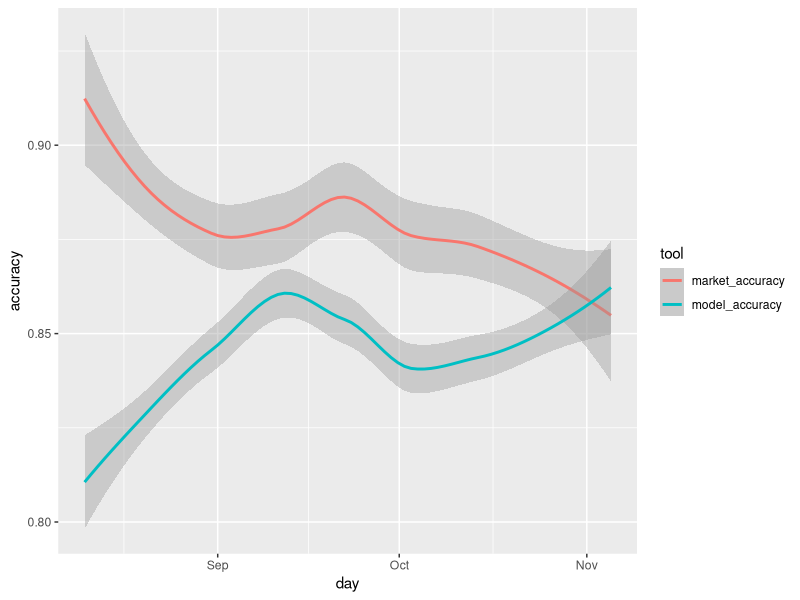

Write the R code that produced this figure.
library(tidyverse)
election_results <- read_csv("./data/election_results.csv")
joined <-
  read_csv("./data/joined.csv") %>%
  mutate(party = recode(party, "I" = "D"))

# market over time --------------------------------------------------------

model_correct <- function(data, day) {
  guess <-
    data %>%
    left_join(election_results, by = "code") %>%
    filter(date == day) %>%
    filter(party == "D") %>%
    mutate(guess = if_else(condition = voteshare > 0.5,
                           true = "D",
                           false = "R")) %>%
    mutate(correct = guess == winner) %>%
    select(code, prob, voteshare, dem, guess, winner) %>%
    rename(before = voteshare,
           after = dem)
  return(mean(guess$guess == guess$winner, na.rm = T))
}

accuracy <- tibble(day = unique(joined$date),
                     model_accuracy = rep(NA, n_distinct(joined$date)),
                     market_accuracy = rep(NA, n_distinct(joined$date)))

for (i in 1:nrow(accuracy)) {
  accuracy$model_accuracy[i] <-
    model_correct(joined, day = accuracy$day[i])
}

# model over time ---------------------------------------------------------

market_correct <- function(data, day) {
  guess <-
    data %>%
    left_join(election_results, by = "code") %>%
    filter(date == day) %>%
    filter(party == "D") %>%
    mutate(guess = if_else(condition = price > 0.5,
                           true = "D",
                           false = "R")) %>%
    mutate(correct = guess == winner) %>%
    select(code, price, volume, dem, guess, winner) %>%
    rename(after = dem)
  return(mean(guess$guess == guess$winner, na.rm = T))
}

for (i in 1:nrow(accuracy)) {
  accuracy$market_accuracy[i] <-
    market_correct(joined, day = accuracy$day[i])
}


# plot --------------------------------------------------------------------

accuracy <-
  accuracy %>%
  gather(key = tool,
         value = accuracy,
         model_accuracy,
         market_accuracy) %>%
  filter(day < "2018-11-06") %>%
  arrange(day) %>%
  mutate(tool = recode(tool,
                       "model" = "model_accuracy",
                       "market" = "market_accuracy"))

write_csv(accuracy, "./data/accuracy.csv")


accuracy_over_time <-
  ggplot(accuracy) +
  geom_smooth(aes(x = day,
                  y = accuracy,
                  color = tool))

ggsave(filename = "./plots/accuracy_over_time.png",
       plot = accuracy_over_time,
       dpi = "retina")
